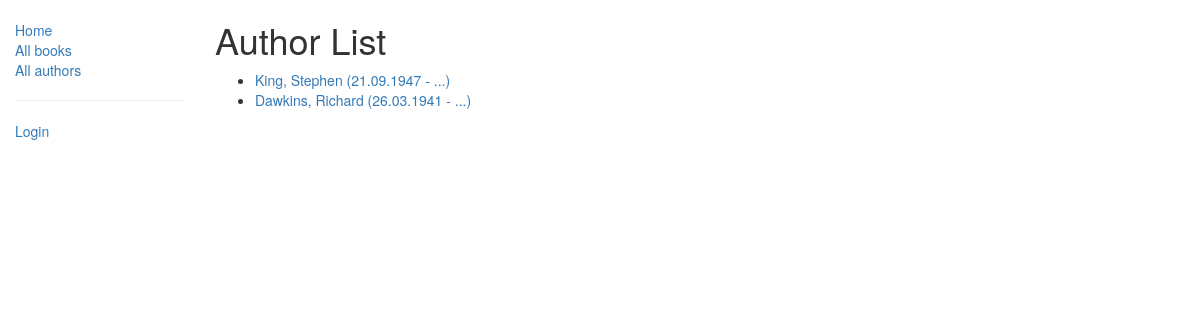
Screenshot of /catalog/authors/ with the database file from the repository.
### catalog/models.py (models this page shows)
class Author(models.Model):
    first_name = models.CharField(max_length=100)
    last_name = models.CharField(max_length=100)
    date_of_birth = models.DateField(null=True, blank=True)
    date_of_death = models.DateField('Died', null=True, blank=True)
    def get_absolute_url(self):
        return reverse('author-detail', args=[str(self.id)])
    def __str__(self):
        return '%s, %s' % (self.last_name, self.first_name)

### catalog/views.py (the view)
class AuthorsListView(generic.ListView):
    model = Author
    paginate_by = 5

### catalog/templates/catalog/author_list.html (shortened to what this page needs)
{% extends "base_generic.html" %}
{% block content %}
    <h1>Author List {% if perms.catalog.can_mark_returned %}<a href="{% url 'author_create' %}" style="margin-left: 100px;font-size: 13pt;line-height: 36px;">+ Add Author</a> {% endif %}</h1>
    {% if author_list %}
    <ul>
      {% for author in author_list %}
      <li>
        <a href="{{ author.get_absolute_url }}">{{ author }}
        ({{ author.date_of_birth|date:"d.m.Y" }} - {% if author.date_of_death %}{{ author.date_of_death|date:"d.m.Y" }}{% else %}...{% endif %})</a>
      </li>
      {% endfor %}
    </ul>
    {% else %}
      <p>There are no authors available.</p>
    {% endif %}
{% endblock %}

### rows the page displays
Author: last_name+first_name "King, Stephen", date_of_birth "21.09.1947"
Author: last_name+first_name "Dawkins, Richard", date_of_birth "26.03.1941"
